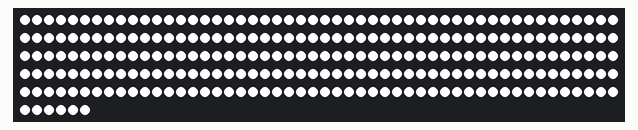
Recording of a sketch running on a simulated Arduino Uno, built with avr-gcc and run on an emulated ATmega328P. Shown: 256 RGB LEDs in strip order, left to right, continuing on the next row. Wiring (inferred from the names in the program): WS2812 LEDs: data pin 9.

Above: at 0.1 s.

The sketch:

led_chase.ino
```cpp
// AutoSnake LED panel smoke test for Arduino Uno R3.
//
// Target: 16x16 addressable RGB panel on digital pin 9.
// Protocol: WS2812/NeoPixel-style one-wire data, color order GRB.
//
// Power safety: this sketch lights only one LED at low brightness.
// Keep the panel powered from the external 5 V supply and connect GND
// between the supply, panel, and Arduino.

#include <Arduino.h>
#include <avr/interrupt.h>

const uint8_t LED_PIN = 9;          // Arduino Uno D9 = PORTB bit 1
const uint16_t LED_COUNT = 16 * 16;
const uint8_t BRIGHTNESS = 12;      // Low current: one LED at ~5% duty
const uint16_t LED_ON_TIME_MS = 1000;
const uint16_t LED_OFF_TIME_MS = 80;

static inline void dataHigh() {
  PORTB |= _BV(PORTB1);
}

static inline void dataLow() {
  PORTB &= ~_BV(PORTB1);
}

static inline void waitShort() {
  asm volatile("nop\nnop\nnop\nnop\nnop\n");
}

static inline void waitLong() {
  asm volatile(
    "nop\nnop\nnop\nnop\nnop\nnop\nnop\nnop\n"
    "nop\nnop\nnop\nnop\nnop\nnop\nnop\nnop\n"
  );
}

void sendBit(bool bitValue) {
  if (bitValue) {
    dataHigh();
    waitLong();
    dataLow();
    waitShort();
  } else {
    dataHigh();
    waitShort();
    dataLow();
    waitLong();
  }
}

void sendByte(uint8_t value) {
  for (uint8_t mask = 0x80; mask != 0; mask >>= 1) {
    sendBit((value & mask) != 0);
  }
}

void sendPixel(uint8_t red, uint8_t green, uint8_t blue) {
  sendByte(green);
  sendByte(red);
  sendByte(blue);
}

void showSingleLed(uint16_t activeIndex) {
  noInterrupts();
  for (uint16_t index = 0; index < LED_COUNT; ++index) {
    if (index == activeIndex) {
      sendPixel(BRIGHTNESS, BRIGHTNESS, BRIGHTNESS);
    } else {
      sendPixel(0, 0, 0);
    }
  }
  interrupts();
  delayMicroseconds(80);
}

void clearPanel() {
  noInterrupts();
  for (uint16_t index = 0; index < LED_COUNT; ++index) {
    sendPixel(0, 0, 0);
  }
  interrupts();
  delayMicroseconds(80);
}

void setup() {
  pinMode(LED_PIN, OUTPUT);
  dataLow();
  clearPanel();
}

void loop() {
  for (uint16_t index = 0; index < LED_COUNT; ++index) {
    showSingleLed(index);
    delay(LED_ON_TIME_MS);
    clearPanel();
    delay(LED_OFF_TIME_MS);
  }
}
```
